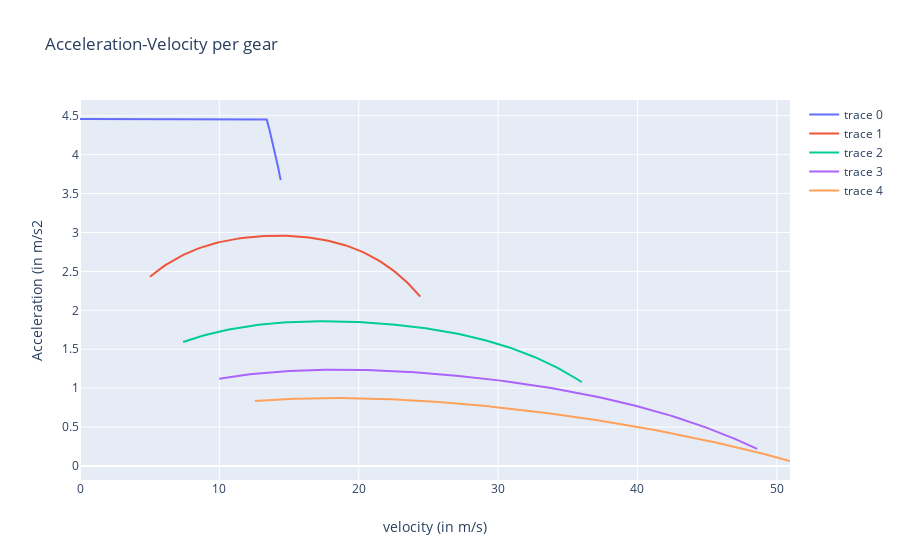

The notebook cell this image was saved under:
### Markdown cell above
# Compute and plot final acceleration curve per gear

### Code cell
outputs = sol['outputs'] # outputs of the dispatcher
layout = go.Layout(title="Acceleration-Velocity per gear",
                xaxis=dict(title='velocity (in m/s)'),
                yaxis=dict(title='Acceleration (in m/s2'))
data = outputs['discrete_acceleration_curves']
fig = go.Figure(data=data, layout=layout)
iplot(fig)
